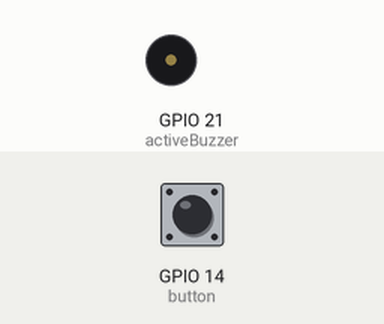
This program was run on a simulated ESP32 board running MicroPython. Parts: buzzer (waves = sounding, pin HIGH). The inputs (shaded band) are chosen by the test bench; at power-on: GPIO 14 (button) HIGH.

Above: at 1.2 s.
1.3 s: GPIO 14 (button) pulled LOW for 0.15 s
At 1.37 s:
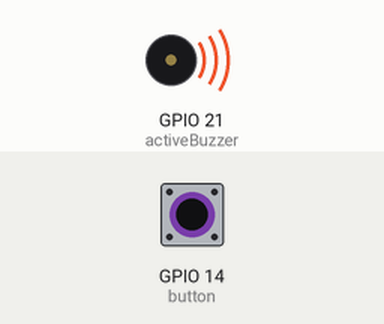
2.9 s: GPIO 14 (button) pulled LOW for 3.2 s
At 6.7 s:
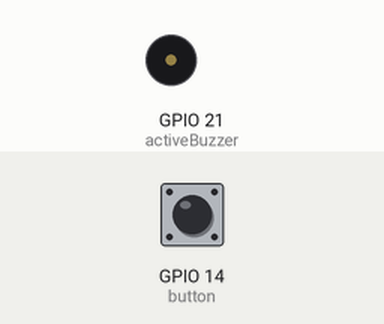
Timing chart, 0 to 8.2 s (numbered marks = the images above; inputs shaded):
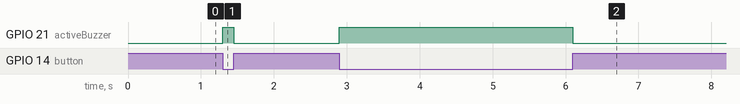

The program:

5_ActiveBuzzer.py
```python
from machine import Pin

button = Pin(14,Pin.IN,Pin.PULL_UP)  # takki tengist pinna 14 og GND
activeBuzzer = Pin(21,Pin.OUT)       # buzzer tengist pinna 21 og GND, active buzzer er með svart tape á botninum.

activeBuzzer.value(0)                # höfum slökkt á active buzzer í upphafi,

while True:
    if not button.value():           # ef ýtt er á takka
        activeBuzzer.value(1)  	     # hljóð á
    else:
        activeBuzzer.value(0)        # hljóð af


"""
Ef magna á hljóðið (hafa hærra) þá er hægt að bæta við NPN transistor.
Sjá Chapter 7: Project 7.1 Doorbell (bls. 118 - 123) í Python_Tutorial.
"""
```

Measured:
- after the input at 1.3 s, GPIO 21 (activeBuzzer): LOW → HIGH at once, → LOW 0.15 s later
- after the input at 2.9 s, GPIO 21 (activeBuzzer): LOW → HIGH at once, → LOW 3.2 s later
